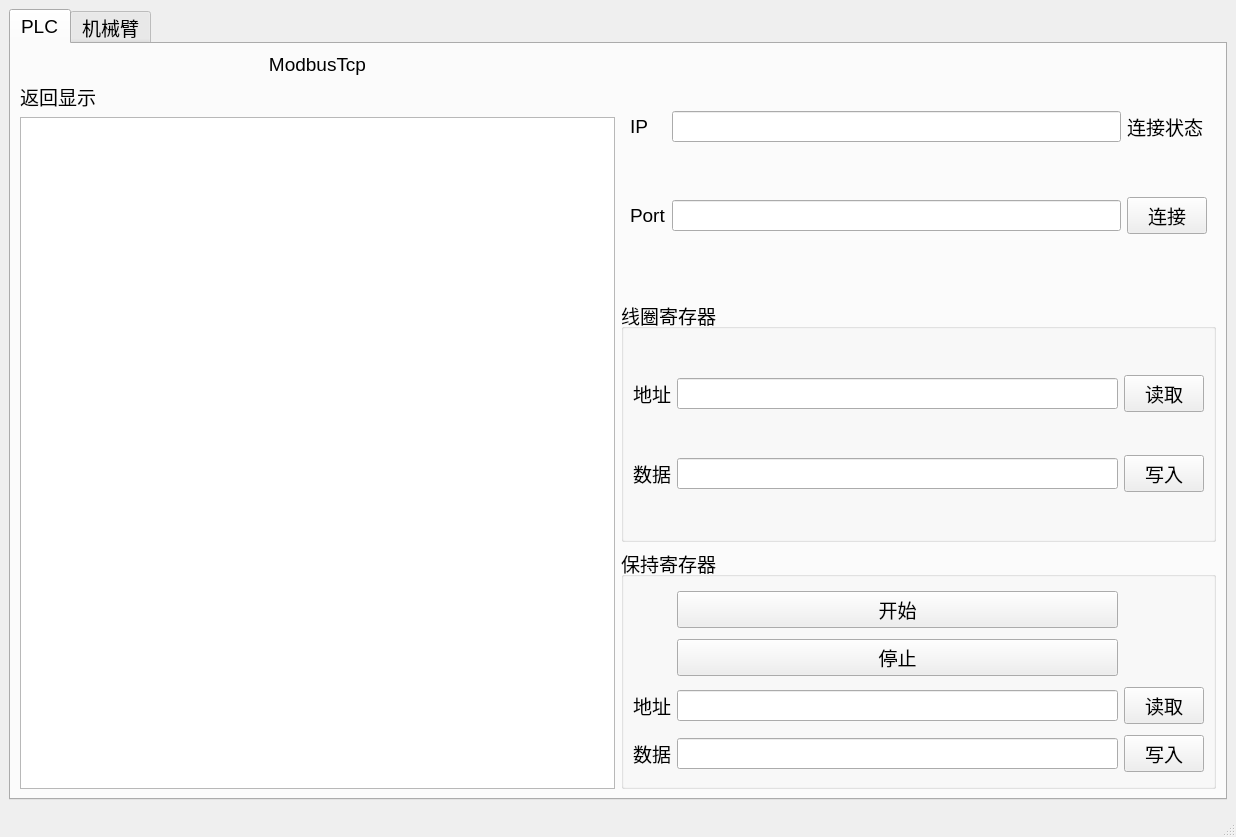
<?xml version="1.0" encoding="UTF-8"?>
<ui version="4.0">
 <class>Serverplc</class>
 <widget class="QMainWindow" name="Serverplc">
  <property name="geometry">
   <rect>
    <x>0</x>
    <y>0</y>
    <width>1236</width>
    <height>837</height>
   </rect>
  </property>
  <property name="sizePolicy">
   <sizepolicy hsizetype="Expanding" vsizetype="Expanding">
    <horstretch>0</horstretch>
    <verstretch>0</verstretch>
   </sizepolicy>
  </property>
  <property name="font">
   <font>
    <pointsize>14</pointsize>
   </font>
  </property>
  <property name="windowTitle">
   <string>通讯</string>
  </property>
  <widget class="QWidget" name="centralwidget">
   <layout class="QHBoxLayout" name="horizontalLayout">
    <item>
     <widget class="QTabWidget" name="tabWidget">
      <property name="currentIndex">
       <number>0</number>
      </property>
      <widget class="QWidget" name="tab_2">
       <attribute name="title">
        <string>PLC</string>
       </attribute>
       <layout class="QVBoxLayout" name="verticalLayout_7">
        <item>
         <layout class="QGridLayout" name="gridLayout_6">
          <item row="0" column="0">
           <layout class="QVBoxLayout" name="verticalLayout_5">
            <item>
             <widget class="QLabel" name="label">
              <property name="layoutDirection">
               <enum>Qt::LeftToRight</enum>
              </property>
              <property name="text">
               <string>ModbusTcp</string>
              </property>
              <property name="textFormat">
               <enum>Qt::AutoText</enum>
              </property>
              <property name="alignment">
               <set>Qt::AlignCenter</set>
              </property>
             </widget>
            </item>
            <item>
             <layout class="QVBoxLayout" name="verticalLayout_4">
              <item>
               <widget class="QLabel" name="label_9">
                <property name="text">
                 <string>返回显示</string>
                </property>
               </widget>
              </item>
              <item>
               <widget class="QPlainTextEdit" name="te_show"/>
              </item>
             </layout>
            </item>
           </layout>
          </item>
          <item row="0" column="1">
           <layout class="QVBoxLayout" name="verticalLayout_3">
            <item>
             <widget class="QWidget" name="widget" native="true">
              <layout class="QGridLayout" name="gridLayout_5">
               <item row="0" column="0">
                <widget class="QLabel" name="label_8">
                 <property name="text">
                  <string>IP</string>
                 </property>
                </widget>
               </item>
               <item row="0" column="1">
                <widget class="QLineEdit" name="le_ip"/>
               </item>
               <item row="0" column="2">
                <widget class="QLabel" name="lb_state">
                 <property name="text">
                  <string>连接状态</string>
                 </property>
                </widget>
               </item>
               <item row="1" column="0">
                <widget class="QLabel" name="label_7">
                 <property name="text">
                  <string>Port</string>
                 </property>
                </widget>
               </item>
               <item row="1" column="1">
                <widget class="QLineEdit" name="le_port"/>
               </item>
               <item row="1" column="2">
                <widget class="QPushButton" name="pb_connect">
                 <property name="text">
                  <string>连接</string>
                 </property>
                </widget>
               </item>
              </layout>
             </widget>
            </item>
            <item>
             <widget class="QGroupBox" name="groupBox">
              <property name="title">
               <string>线圈寄存器</string>
              </property>
              <layout class="QGridLayout" name="gridLayout_3">
               <item row="2" column="0">
                <widget class="QLabel" name="label_11">
                 <property name="text">
                  <string>地址</string>
                 </property>
                </widget>
               </item>
               <item row="4" column="2">
                <widget class="QPushButton" name="pb_writeM">
                 <property name="text">
                  <string>写入</string>
                 </property>
                </widget>
               </item>
               <item row="4" column="0">
                <widget class="QLabel" name="label_12">
                 <property name="text">
                  <string>数据</string>
                 </property>
                </widget>
               </item>
               <item row="2" column="2">
                <widget class="QPushButton" name="pb_readM">
                 <property name="text">
                  <string>读取</string>
                 </property>
                </widget>
               </item>
               <item row="4" column="1">
                <widget class="QLineEdit" name="le_dataM"/>
               </item>
               <item row="2" column="1">
                <widget class="QLineEdit" name="le_addressM"/>
               </item>
              </layout>
             </widget>
            </item>
            <item>
             <widget class="QGroupBox" name="groupBox_2">
              <property name="title">
               <string>保持寄存器</string>
              </property>
              <layout class="QGridLayout" name="gridLayout_4">
               <item row="3" column="1">
                <widget class="QLineEdit" name="le_dataD"/>
               </item>
               <item row="3" column="2">
                <widget class="QPushButton" name="pb_writeD">
                 <property name="text">
                  <string>写入</string>
                 </property>
                </widget>
               </item>
               <item row="3" column="0">
                <widget class="QLabel" name="label_14">
                 <property name="text">
                  <string>数据</string>
                 </property>
                </widget>
               </item>
               <item row="2" column="1">
                <widget class="QLineEdit" name="le_addressD"/>
               </item>
               <item row="2" column="0">
                <widget class="QLabel" name="label_13">
                 <property name="text">
                  <string>地址</string>
                 </property>
                </widget>
               </item>
               <item row="2" column="2">
                <widget class="QPushButton" name="pb_readD">
                 <property name="text">
                  <string>读取</string>
                 </property>
                </widget>
               </item>
               <item row="1" column="1">
                <widget class="QPushButton" name="pb_stop">
                 <property name="text">
                  <string>停止</string>
                 </property>
                </widget>
               </item>
               <item row="0" column="1">
                <widget class="QPushButton" name="pb_start">
                 <property name="text">
                  <string>开始</string>
                 </property>
                </widget>
               </item>
              </layout>
             </widget>
            </item>
           </layout>
          </item>
         </layout>
        </item>
       </layout>
      </widget>
      <widget class="QWidget" name="tab">
       <attribute name="title">
        <string>机械臂</string>
       </attribute>
       <layout class="QGridLayout" name="gridLayout_2">
        <item row="0" column="0">
         <layout class="QVBoxLayout" name="verticalLayout">
          <item>
           <widget class="QPushButton" name="pushButton_StartToListen">
            <property name="styleSheet">
             <string notr="true"/>
            </property>
            <property name="text">
             <string>监听</string>
            </property>
           </widget>
          </item>
          <item>
           <widget class="QLabel" name="label_hostName">
            <property name="text">
             <string>hostName:</string>
            </property>
           </widget>
          </item>
          <item>
           <widget class="QLabel" name="label_2">
            <property name="text">
             <string>本机IP：</string>
            </property>
           </widget>
          </item>
          <item>
           <widget class="QLineEdit" name="lineEdit_Local_IP"/>
          </item>
          <item>
           <widget class="QLabel" name="label_3">
            <property name="text">
             <string>端口：</string>
            </property>
           </widget>
          </item>
          <item>
           <widget class="QLineEdit" name="lineEdit_Local_Port"/>
          </item>
          <item>
           <widget class="QLabel" name="label_6">
            <property name="text">
             <string>IP列表：</string>
            </property>
           </widget>
          </item>
          <item>
           <widget class="QListWidget" name="listWidget_IP"/>
          </item>
          <item>
           <widget class="QPushButton" name="pushButton_Send">
            <property name="text">
             <string>发送</string>
            </property>
           </widget>
          </item>
         </layout>
        </item>
        <item row="0" column="1">
         <layout class="QVBoxLayout" name="verticalLayout_2">
          <item>
           <widget class="QLabel" name="label_4">
            <property name="text">
             <string>接收：</string>
            </property>
           </widget>
          </item>
          <item>
           <widget class="QPlainTextEdit" name="plainTextEdit_Recv_Msg"/>
          </item>
          <item>
           <widget class="QLabel" name="label_5">
            <property name="text">
             <string>发送：</string>
            </property>
           </widget>
          </item>
          <item>
           <widget class="QPlainTextEdit" name="plainTextEdit_Send_Msg"/>
          </item>
         </layout>
        </item>
       </layout>
      </widget>
     </widget>
    </item>
   </layout>
  </widget>
  <widget class="QMenuBar" name="menubar">
   <property name="geometry">
    <rect>
     <x>0</x>
     <y>0</y>
     <width>1236</width>
     <height>22</height>
    </rect>
   </property>
  </widget>
  <widget class="QStatusBar" name="statusbar"/>
 </widget>
 <resources/>
 <connections/>
</ui>
